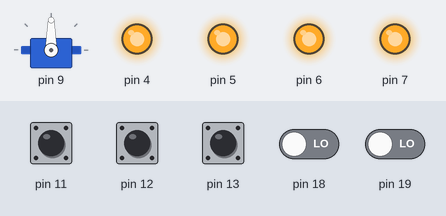
A sketch run on a simulated Arduino Uno, built with avr-gcc and run on an emulated ATmega328P. Shown: servo, output pins drawn as LEDs (lit = HIGH). The inputs (shaded band) are chosen by the test bench; at power-on: pin 11–13 HIGH, pin 18, pin 19 LOW.

Above: at 1.0 s.
At 3.0 s:
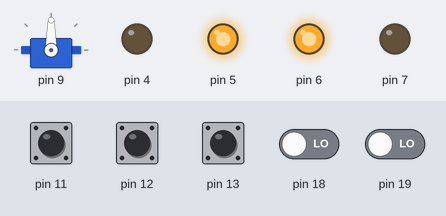
At 5.0 s:
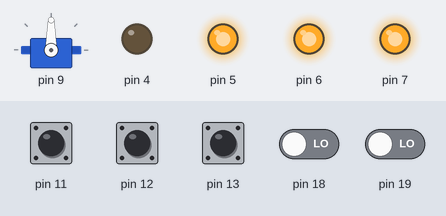
At 7.0 s:
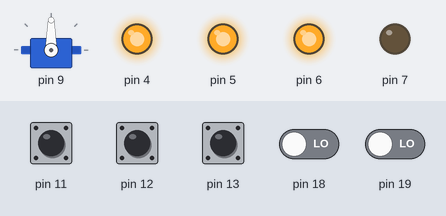
At 9.0 s:
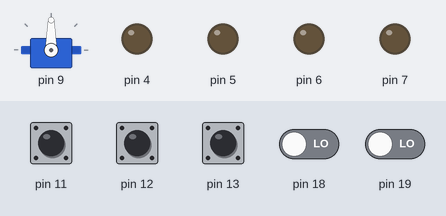
Timing chart, 0 to 13.0 s (numbered marks = the images above):
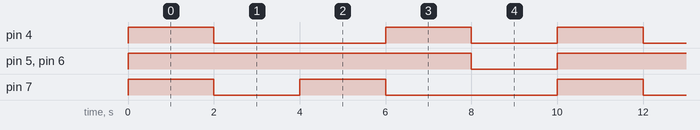

The sketch:

trogdor_servo_test.ino
```cpp
#include <NewPing.h>
#include <Servo.h>
#include <Bounce2.h>
#include <Rolley.h>

Servo servo;
NewPing sonar(SONAR_TRIGGER_PIN, SONAR_ECHO_PIN, SONAR_MAX_DISTANCE);
rolley::Rolley robot = rolley::Rolley();


void setup() {
  robot.setup(&servo, &sonar);
  Serial.begin(115200);
}

void loop() {
  robot.motor_test();
}
```

Measured:
- by itself, pin 4: repeats every 10.0 s: LOW 4.0 s, HIGH 2.0 s, LOW 2.0 s, HIGH 2.0 s
- by itself, pin 5, pin 6: alternates HIGH for 8.0 s and LOW for 2.0 s
- by itself, pin 7: repeats every 10.0 s: LOW 2.0 s, HIGH 2.0 s, LOW 4.0 s, HIGH 2.0 s
